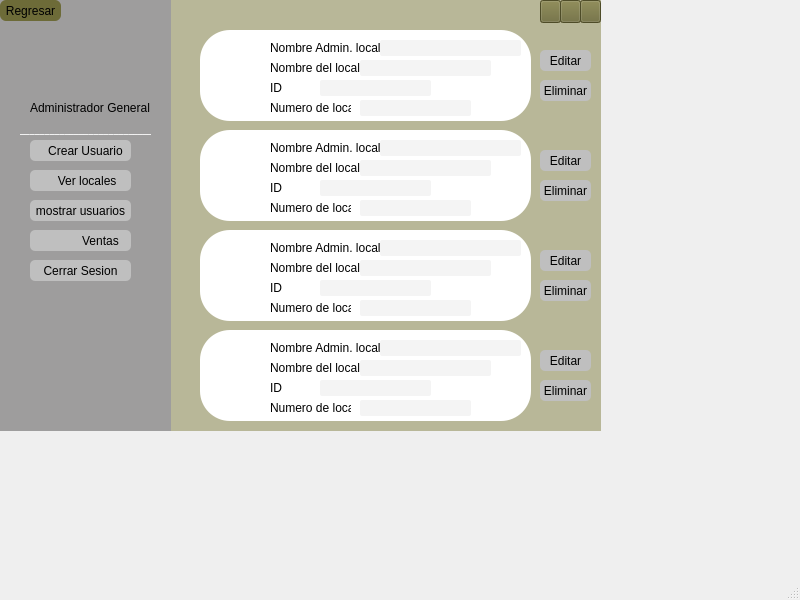
<?xml version="1.0" encoding="UTF-8"?>
<ui version="4.0">
 <class>MainWindow</class>
 <widget class="QMainWindow" name="MainWindow">
  <property name="geometry">
   <rect>
    <x>0</x>
    <y>0</y>
    <width>800</width>
    <height>600</height>
   </rect>
  </property>
  <property name="windowTitle">
   <string>MainWindow</string>
  </property>
  <widget class="QWidget" name="centralwidget">
   <widget class="QWidget" name="widget_7" native="true">
    <property name="geometry">
     <rect>
      <x>0</x>
      <y>0</y>
      <width>601</width>
      <height>431</height>
     </rect>
    </property>
    <property name="styleSheet">
     <string notr="true">background-color: rgb(184, 183, 152);
</string>
    </property>
    <widget class="QWidget" name="widget_8" native="true">
     <property name="geometry">
      <rect>
       <x>0</x>
       <y>0</y>
       <width>171</width>
       <height>431</height>
      </rect>
     </property>
     <property name="styleSheet">
      <string notr="true">background-color: rgb(158, 157, 157);
</string>
     </property>
     <widget class="QLabel" name="label_28">
      <property name="geometry">
       <rect>
        <x>50</x>
        <y>30</y>
        <width>71</width>
        <height>71</height>
       </rect>
      </property>
      <property name="mouseTracking">
       <bool>false</bool>
      </property>
      <property name="autoFillBackground">
       <bool>false</bool>
      </property>
      <property name="styleSheet">
       <string notr="true">border-radius: 10px;</string>
      </property>
      <property name="text">
       <string/>
      </property>
      <property name="pixmap">
       <pixmap>../../../imagen.png</pixmap>
      </property>
      <property name="scaledContents">
       <bool>true</bool>
      </property>
      <property name="wordWrap">
       <bool>false</bool>
      </property>
      <property name="openExternalLinks">
       <bool>false</bool>
      </property>
     </widget>
     <widget class="QLabel" name="label_41">
      <property name="geometry">
       <rect>
        <x>30</x>
        <y>100</y>
        <width>121</width>
        <height>16</height>
       </rect>
      </property>
      <property name="styleSheet">
       <string notr="true">font: 87 7pt &quot;Arial Black&quot;;</string>
      </property>
      <property name="text">
       <string>Administrador General</string>
      </property>
     </widget>
     <widget class="QPushButton" name="pushButton_18">
      <property name="geometry">
       <rect>
        <x>30</x>
        <y>140</y>
        <width>101</width>
        <height>21</height>
       </rect>
      </property>
      <property name="styleSheet">
       <string notr="true">border-radius: 5px;
font: 87 5pt &quot;Arial Black&quot;;
background-color: rgb(191, 191, 191);</string>
      </property>
      <property name="text">
       <string>   Crear Usuario</string>
      </property>
      <property name="icon">
       <iconset>
        <normaloff>../Imagenes proyecto/simbolomas.svg</normaloff>../Imagenes proyecto/simbolomas.svg</iconset>
      </property>
     </widget>
     <widget class="QPushButton" name="pushButton_19">
      <property name="geometry">
       <rect>
        <x>30</x>
        <y>170</y>
        <width>101</width>
        <height>21</height>
       </rect>
      </property>
      <property name="styleSheet">
       <string notr="true">border-radius: 5px;
font: 87 5pt &quot;Arial Black&quot;;
background-color: rgb(191, 191, 191);</string>
      </property>
      <property name="text">
       <string>    Ver locales</string>
      </property>
      <property name="icon">
       <iconset>
        <normaloff>../Imagenes proyecto/mostrarusuario.svg</normaloff>../Imagenes proyecto/mostrarusuario.svg</iconset>
      </property>
     </widget>
     <widget class="QPushButton" name="pushButton_20">
      <property name="geometry">
       <rect>
        <x>30</x>
        <y>200</y>
        <width>101</width>
        <height>21</height>
       </rect>
      </property>
      <property name="styleSheet">
       <string notr="true">border-radius: 5px;
font: 87 5pt &quot;Arial Black&quot;;
background-color: rgb(191, 191, 191);</string>
      </property>
      <property name="text">
       <string>mostrar usuarios</string>
      </property>
      <property name="icon">
       <iconset>
        <normaloff>../Imagenes proyecto/mostrarusuario.svg</normaloff>../Imagenes proyecto/mostrarusuario.svg</iconset>
      </property>
     </widget>
     <widget class="QPushButton" name="pushButton_21">
      <property name="geometry">
       <rect>
        <x>30</x>
        <y>230</y>
        <width>101</width>
        <height>21</height>
       </rect>
      </property>
      <property name="styleSheet">
       <string notr="true">border-radius: 5px;
font: 87 5pt &quot;Arial Black&quot;;
background-color: rgb(191, 191, 191);</string>
      </property>
      <property name="text">
       <string>            Ventas</string>
      </property>
      <property name="icon">
       <iconset>
        <normaloff>../Imagenes proyecto/carritodeventas.svg</normaloff>../Imagenes proyecto/carritodeventas.svg</iconset>
      </property>
     </widget>
     <widget class="QPushButton" name="pushButton_22">
      <property name="geometry">
       <rect>
        <x>30</x>
        <y>260</y>
        <width>101</width>
        <height>21</height>
       </rect>
      </property>
      <property name="styleSheet">
       <string notr="true">border-radius: 5px;
font: 87 5pt &quot;Arial Black&quot;;
background-color: rgb(191, 191, 191);</string>
      </property>
      <property name="text">
       <string>Cerrar Sesion</string>
      </property>
      <property name="icon">
       <iconset>
        <normaloff>../Imagenes proyecto/cerrarsesion.svg</normaloff>../Imagenes proyecto/cerrarsesion.svg</iconset>
      </property>
     </widget>
     <widget class="QLabel" name="label_42">
      <property name="geometry">
       <rect>
        <x>50</x>
        <y>310</y>
        <width>71</width>
        <height>71</height>
       </rect>
      </property>
      <property name="styleSheet">
       <string notr="true">border-radius: 10px;</string>
      </property>
      <property name="text">
       <string/>
      </property>
      <property name="pixmap">
       <pixmap>../../../logo.png</pixmap>
      </property>
      <property name="scaledContents">
       <bool>true</bool>
      </property>
     </widget>
     <widget class="QPushButton" name="pushButton_23">
      <property name="geometry">
       <rect>
        <x>0</x>
        <y>0</y>
        <width>61</width>
        <height>21</height>
       </rect>
      </property>
      <property name="styleSheet">
       <string notr="true">border-radius: 6px;
font: 7pt &quot;MS Shell Dlg 2&quot;;
font: 87 5pt &quot;Arial Black&quot;;
background-color: rgb(109, 107, 56);
</string>
      </property>
      <property name="text">
       <string>Regresar</string>
      </property>
      <property name="icon">
       <iconset>
        <normaloff>../Imagenes proyecto/regresar.svg</normaloff>../Imagenes proyecto/regresar.svg</iconset>
      </property>
     </widget>
     <widget class="QLabel" name="label_2">
      <property name="geometry">
       <rect>
        <x>20</x>
        <y>120</y>
        <width>131</width>
        <height>16</height>
       </rect>
      </property>
      <property name="font">
       <font>
        <family>Arial Black</family>
        <weight>75</weight>
        <bold>true</bold>
       </font>
      </property>
      <property name="styleSheet">
       <string notr="true">border: none;
color: #FFFFFF;</string>
      </property>
      <property name="text">
       <string>______________________________</string>
      </property>
     </widget>
    </widget>
    <widget class="QWidget" name="widget_9" native="true">
     <property name="geometry">
      <rect>
       <x>200</x>
       <y>30</y>
       <width>331</width>
       <height>91</height>
      </rect>
     </property>
     <property name="styleSheet">
      <string notr="true">background-color: rgb(255, 255, 255);
border-radius:30px;
border:2px soild #6B675A;</string>
     </property>
     <widget class="QLabel" name="label_43">
      <property name="geometry">
       <rect>
        <x>70</x>
        <y>10</y>
        <width>151</width>
        <height>16</height>
       </rect>
      </property>
      <property name="styleSheet">
       <string notr="true">font: 87 7pt &quot;Arial Black&quot;;
background-color: rgb(255, 255, 255);</string>
      </property>
      <property name="text">
       <string>Nombre Admin. local </string>
      </property>
     </widget>
     <widget class="QLabel" name="label_44">
      <property name="geometry">
       <rect>
        <x>70</x>
        <y>30</y>
        <width>101</width>
        <height>16</height>
       </rect>
      </property>
      <property name="styleSheet">
       <string notr="true">font: 87 7pt &quot;Arial Black&quot;;
background-color: rgb(255, 255, 255);</string>
      </property>
      <property name="text">
       <string>Nombre del local</string>
      </property>
     </widget>
     <widget class="QLabel" name="label_45">
      <property name="geometry">
       <rect>
        <x>70</x>
        <y>50</y>
        <width>41</width>
        <height>16</height>
       </rect>
      </property>
      <property name="styleSheet">
       <string notr="true">font: 87 7pt &quot;Arial Black&quot;;
background-color: rgb(255, 255, 255);</string>
      </property>
      <property name="text">
       <string>ID</string>
      </property>
     </widget>
     <widget class="QLabel" name="label_46">
      <property name="geometry">
       <rect>
        <x>70</x>
        <y>70</y>
        <width>81</width>
        <height>16</height>
       </rect>
      </property>
      <property name="styleSheet">
       <string notr="true">font: 87 7pt &quot;Arial Black&quot;;
background-color: rgb(255, 255, 255);</string>
      </property>
      <property name="text">
       <string>Numero de local</string>
      </property>
     </widget>
     <widget class="QLabel" name="label_47">
      <property name="geometry">
       <rect>
        <x>10</x>
        <y>20</y>
        <width>47</width>
        <height>51</height>
       </rect>
      </property>
      <property name="text">
       <string/>
      </property>
      <property name="pixmap">
       <pixmap>../Imagenes proyecto/imagenvista.jpg</pixmap>
      </property>
      <property name="scaledContents">
       <bool>true</bool>
      </property>
     </widget>
     <widget class="QLabel" name="label_48">
      <property name="geometry">
       <rect>
        <x>180</x>
        <y>10</y>
        <width>141</width>
        <height>16</height>
       </rect>
      </property>
      <property name="styleSheet">
       <string notr="true">border-radius:2px;
background-color: rgb(244, 244, 244);</string>
      </property>
      <property name="text">
       <string/>
      </property>
     </widget>
     <widget class="QLabel" name="label_49">
      <property name="geometry">
       <rect>
        <x>160</x>
        <y>30</y>
        <width>131</width>
        <height>16</height>
       </rect>
      </property>
      <property name="styleSheet">
       <string notr="true">border-radius:2px;
background-color: rgb(244, 244, 244);</string>
      </property>
      <property name="text">
       <string/>
      </property>
     </widget>
     <widget class="QLabel" name="label_50">
      <property name="geometry">
       <rect>
        <x>120</x>
        <y>50</y>
        <width>111</width>
        <height>16</height>
       </rect>
      </property>
      <property name="styleSheet">
       <string notr="true">border-radius:2px;
background-color: rgb(244, 244, 244);</string>
      </property>
      <property name="text">
       <string/>
      </property>
     </widget>
     <widget class="QLabel" name="label_51">
      <property name="geometry">
       <rect>
        <x>160</x>
        <y>70</y>
        <width>111</width>
        <height>16</height>
       </rect>
      </property>
      <property name="styleSheet">
       <string notr="true">border-radius:2px;
background-color: rgb(244, 244, 244);</string>
      </property>
      <property name="text">
       <string/>
      </property>
     </widget>
    </widget>
    <widget class="QPushButton" name="pushButton_24">
     <property name="geometry">
      <rect>
       <x>540</x>
       <y>50</y>
       <width>51</width>
       <height>21</height>
      </rect>
     </property>
     <property name="styleSheet">
      <string notr="true">border-radius: 5px;
font: 87 5pt &quot;Arial Black&quot;;
background-color: rgb(191, 191, 191);</string>
     </property>
     <property name="text">
      <string>Editar</string>
     </property>
     <property name="icon">
      <iconset>
       <normaloff>../Imagenes proyecto/editar.svg</normaloff>../Imagenes proyecto/editar.svg</iconset>
     </property>
    </widget>
    <widget class="QPushButton" name="pushButton_25">
     <property name="geometry">
      <rect>
       <x>540</x>
       <y>80</y>
       <width>51</width>
       <height>21</height>
      </rect>
     </property>
     <property name="styleSheet">
      <string notr="true">border-radius: 5px;
font: 87 5pt &quot;Arial Black&quot;;
background-color: rgb(191, 191, 191);</string>
     </property>
     <property name="text">
      <string>Eliminar</string>
     </property>
     <property name="icon">
      <iconset>
       <normaloff>../Imagenes proyecto/x-solid.svg</normaloff>../Imagenes proyecto/x-solid.svg</iconset>
     </property>
    </widget>
    <widget class="QPushButton" name="pushButton_32">
     <property name="geometry">
      <rect>
       <x>580</x>
       <y>0</y>
       <width>21</width>
       <height>23</height>
      </rect>
     </property>
     <property name="styleSheet">
      <string notr="true">background-color: rgb(109, 107, 56);</string>
     </property>
     <property name="text">
      <string/>
     </property>
     <property name="icon">
      <iconset>
       <normaloff>../Imagenes proyecto/x-solid.svg</normaloff>../Imagenes proyecto/x-solid.svg</iconset>
     </property>
    </widget>
    <widget class="QPushButton" name="pushButton_33">
     <property name="geometry">
      <rect>
       <x>560</x>
       <y>0</y>
       <width>21</width>
       <height>23</height>
      </rect>
     </property>
     <property name="styleSheet">
      <string notr="true">background-color: rgb(109, 107, 56);</string>
     </property>
     <property name="text">
      <string/>
     </property>
     <property name="icon">
      <iconset>
       <normaloff>../Imagenes proyecto/window-restore-regular.svg</normaloff>../Imagenes proyecto/window-restore-regular.svg</iconset>
     </property>
    </widget>
    <widget class="QPushButton" name="pushButton_34">
     <property name="geometry">
      <rect>
       <x>540</x>
       <y>0</y>
       <width>21</width>
       <height>23</height>
      </rect>
     </property>
     <property name="styleSheet">
      <string notr="true">background-color: rgb(109, 107, 56);</string>
     </property>
     <property name="text">
      <string/>
     </property>
     <property name="icon">
      <iconset>
       <normaloff>../Imagenes proyecto/minus-solid.svg</normaloff>../Imagenes proyecto/minus-solid.svg</iconset>
     </property>
    </widget>
    <widget class="QWidget" name="widget_10" native="true">
     <property name="geometry">
      <rect>
       <x>200</x>
       <y>130</y>
       <width>331</width>
       <height>91</height>
      </rect>
     </property>
     <property name="styleSheet">
      <string notr="true">background-color: rgb(255, 255, 255);
border-radius:30px;
border:2px soild #6B675A;</string>
     </property>
     <widget class="QLabel" name="label_52">
      <property name="geometry">
       <rect>
        <x>70</x>
        <y>10</y>
        <width>151</width>
        <height>16</height>
       </rect>
      </property>
      <property name="styleSheet">
       <string notr="true">font: 87 7pt &quot;Arial Black&quot;;
background-color: rgb(255, 255, 255);</string>
      </property>
      <property name="text">
       <string>Nombre Admin. local </string>
      </property>
     </widget>
     <widget class="QLabel" name="label_53">
      <property name="geometry">
       <rect>
        <x>70</x>
        <y>30</y>
        <width>101</width>
        <height>16</height>
       </rect>
      </property>
      <property name="styleSheet">
       <string notr="true">font: 87 7pt &quot;Arial Black&quot;;
background-color: rgb(255, 255, 255);</string>
      </property>
      <property name="text">
       <string>Nombre del local</string>
      </property>
     </widget>
     <widget class="QLabel" name="label_54">
      <property name="geometry">
       <rect>
        <x>70</x>
        <y>50</y>
        <width>41</width>
        <height>16</height>
       </rect>
      </property>
      <property name="styleSheet">
       <string notr="true">font: 87 7pt &quot;Arial Black&quot;;
background-color: rgb(255, 255, 255);</string>
      </property>
      <property name="text">
       <string>ID</string>
      </property>
     </widget>
     <widget class="QLabel" name="label_55">
      <property name="geometry">
       <rect>
        <x>70</x>
        <y>70</y>
        <width>81</width>
        <height>16</height>
       </rect>
      </property>
      <property name="styleSheet">
       <string notr="true">font: 87 7pt &quot;Arial Black&quot;;
background-color: rgb(255, 255, 255);</string>
      </property>
      <property name="text">
       <string>Numero de local</string>
      </property>
     </widget>
     <widget class="QLabel" name="label_56">
      <property name="geometry">
       <rect>
        <x>10</x>
        <y>20</y>
        <width>47</width>
        <height>51</height>
       </rect>
      </property>
      <property name="text">
       <string/>
      </property>
      <property name="pixmap">
       <pixmap>../Imagenes proyecto/imagenvista.jpg</pixmap>
      </property>
      <property name="scaledContents">
       <bool>true</bool>
      </property>
     </widget>
     <widget class="QLabel" name="label_57">
      <property name="geometry">
       <rect>
        <x>180</x>
        <y>10</y>
        <width>141</width>
        <height>16</height>
       </rect>
      </property>
      <property name="styleSheet">
       <string notr="true">border-radius:2px;
background-color: rgb(244, 244, 244);</string>
      </property>
      <property name="text">
       <string/>
      </property>
     </widget>
     <widget class="QLabel" name="label_58">
      <property name="geometry">
       <rect>
        <x>160</x>
        <y>30</y>
        <width>131</width>
        <height>16</height>
       </rect>
      </property>
      <property name="styleSheet">
       <string notr="true">border-radius:2px;
background-color: rgb(244, 244, 244);</string>
      </property>
      <property name="text">
       <string/>
      </property>
     </widget>
     <widget class="QLabel" name="label_59">
      <property name="geometry">
       <rect>
        <x>120</x>
        <y>50</y>
        <width>111</width>
        <height>16</height>
       </rect>
      </property>
      <property name="styleSheet">
       <string notr="true">border-radius:2px;
background-color: rgb(244, 244, 244);</string>
      </property>
      <property name="text">
       <string/>
      </property>
     </widget>
     <widget class="QLabel" name="label_60">
      <property name="geometry">
       <rect>
        <x>160</x>
        <y>70</y>
        <width>111</width>
        <height>16</height>
       </rect>
      </property>
      <property name="styleSheet">
       <string notr="true">border-radius:2px;
background-color: rgb(244, 244, 244);</string>
      </property>
      <property name="text">
       <string/>
      </property>
     </widget>
    </widget>
    <widget class="QPushButton" name="pushButton_26">
     <property name="geometry">
      <rect>
       <x>540</x>
       <y>150</y>
       <width>51</width>
       <height>21</height>
      </rect>
     </property>
     <property name="styleSheet">
      <string notr="true">border-radius: 5px;
font: 87 5pt &quot;Arial Black&quot;;
background-color: rgb(191, 191, 191);</string>
     </property>
     <property name="text">
      <string>Editar</string>
     </property>
     <property name="icon">
      <iconset>
       <normaloff>../Imagenes proyecto/editar.svg</normaloff>../Imagenes proyecto/editar.svg</iconset>
     </property>
    </widget>
    <widget class="QPushButton" name="pushButton_27">
     <property name="geometry">
      <rect>
       <x>540</x>
       <y>180</y>
       <width>51</width>
       <height>21</height>
      </rect>
     </property>
     <property name="styleSheet">
      <string notr="true">border-radius: 5px;
font: 87 5pt &quot;Arial Black&quot;;
background-color: rgb(191, 191, 191);</string>
     </property>
     <property name="text">
      <string>Eliminar</string>
     </property>
     <property name="icon">
      <iconset>
       <normaloff>../Imagenes proyecto/x-solid.svg</normaloff>../Imagenes proyecto/x-solid.svg</iconset>
     </property>
    </widget>
    <widget class="QWidget" name="widget_11" native="true">
     <property name="geometry">
      <rect>
       <x>200</x>
       <y>230</y>
       <width>331</width>
       <height>91</height>
      </rect>
     </property>
     <property name="styleSheet">
      <string notr="true">background-color: rgb(255, 255, 255);
border-radius:30px;
border:2px soild #6B675A;</string>
     </property>
     <widget class="QLabel" name="label_61">
      <property name="geometry">
       <rect>
        <x>70</x>
        <y>10</y>
        <width>151</width>
        <height>16</height>
       </rect>
      </property>
      <property name="styleSheet">
       <string notr="true">font: 87 7pt &quot;Arial Black&quot;;
background-color: rgb(255, 255, 255);</string>
      </property>
      <property name="text">
       <string>Nombre Admin. local </string>
      </property>
     </widget>
     <widget class="QLabel" name="label_62">
      <property name="geometry">
       <rect>
        <x>70</x>
        <y>30</y>
        <width>101</width>
        <height>16</height>
       </rect>
      </property>
      <property name="styleSheet">
       <string notr="true">font: 87 7pt &quot;Arial Black&quot;;
background-color: rgb(255, 255, 255);</string>
      </property>
      <property name="text">
       <string>Nombre del local</string>
      </property>
     </widget>
     <widget class="QLabel" name="label_63">
      <property name="geometry">
       <rect>
        <x>70</x>
        <y>50</y>
        <width>41</width>
        <height>16</height>
       </rect>
      </property>
      <property name="styleSheet">
       <string notr="true">font: 87 7pt &quot;Arial Black&quot;;
background-color: rgb(255, 255, 255);</string>
      </property>
      <property name="text">
       <string>ID</string>
      </property>
     </widget>
     <widget class="QLabel" name="label_64">
      <property name="geometry">
       <rect>
        <x>70</x>
        <y>70</y>
        <width>81</width>
        <height>16</height>
       </rect>
      </property>
      <property name="styleSheet">
       <string notr="true">font: 87 7pt &quot;Arial Black&quot;;
background-color: rgb(255, 255, 255);</string>
      </property>
      <property name="text">
       <string>Numero de local</string>
      </property>
     </widget>
     <widget class="QLabel" name="label_65">
      <property name="geometry">
       <rect>
        <x>10</x>
        <y>20</y>
        <width>47</width>
        <height>51</height>
       </rect>
      </property>
      <property name="text">
       <string/>
      </property>
      <property name="pixmap">
       <pixmap>../Imagenes proyecto/imagenvista.jpg</pixmap>
      </property>
      <property name="scaledContents">
       <bool>true</bool>
      </property>
     </widget>
     <widget class="QLabel" name="label_66">
      <property name="geometry">
       <rect>
        <x>180</x>
        <y>10</y>
        <width>141</width>
        <height>16</height>
       </rect>
      </property>
      <property name="styleSheet">
       <string notr="true">border-radius:2px;
background-color: rgb(244, 244, 244);</string>
      </property>
      <property name="text">
       <string/>
      </property>
     </widget>
     <widget class="QLabel" name="label_67">
      <property name="geometry">
       <rect>
        <x>160</x>
        <y>30</y>
        <width>131</width>
        <height>16</height>
       </rect>
      </property>
      <property name="styleSheet">
       <string notr="true">border-radius:2px;
background-color: rgb(244, 244, 244);</string>
      </property>
      <property name="text">
       <string/>
      </property>
     </widget>
     <widget class="QLabel" name="label_68">
      <property name="geometry">
       <rect>
        <x>120</x>
        <y>50</y>
        <width>111</width>
        <height>16</height>
       </rect>
      </property>
      <property name="styleSheet">
       <string notr="true">border-radius:2px;
background-color: rgb(244, 244, 244);</string>
      </property>
      <property name="text">
       <string/>
      </property>
     </widget>
     <widget class="QLabel" name="label_69">
      <property name="geometry">
       <rect>
        <x>160</x>
        <y>70</y>
        <width>111</width>
        <height>16</height>
       </rect>
      </property>
      <property name="styleSheet">
       <string notr="true">border-radius:2px;
background-color: rgb(244, 244, 244);</string>
      </property>
      <property name="text">
       <string/>
      </property>
     </widget>
    </widget>
    <widget class="QWidget" name="widget_12" native="true">
     <property name="geometry">
      <rect>
       <x>200</x>
       <y>330</y>
       <width>331</width>
       <height>91</height>
      </rect>
     </property>
     <property name="styleSheet">
      <string notr="true">background-color: rgb(255, 255, 255);
border-radius:30px;
border:2px soild #6B675A;</string>
     </property>
     <widget class="QLabel" name="label_70">
      <property name="geometry">
       <rect>
        <x>70</x>
        <y>10</y>
        <width>151</width>
        <height>16</height>
       </rect>
      </property>
      <property name="styleSheet">
       <string notr="true">font: 87 7pt &quot;Arial Black&quot;;
background-color: rgb(255, 255, 255);</string>
      </property>
      <property name="text">
       <string>Nombre Admin. local </string>
      </property>
     </widget>
     <widget class="QLabel" name="label_71">
      <property name="geometry">
       <rect>
        <x>70</x>
        <y>30</y>
        <width>101</width>
        <height>16</height>
       </rect>
      </property>
      <property name="styleSheet">
       <string notr="true">font: 87 7pt &quot;Arial Black&quot;;
background-color: rgb(255, 255, 255);</string>
      </property>
      <property name="text">
       <string>Nombre del local</string>
      </property>
     </widget>
     <widget class="QLabel" name="label_72">
      <property name="geometry">
       <rect>
        <x>70</x>
        <y>50</y>
        <width>41</width>
        <height>16</height>
       </rect>
      </property>
      <property name="styleSheet">
       <string notr="true">font: 87 7pt &quot;Arial Black&quot;;
background-color: rgb(255, 255, 255);</string>
      </property>
      <property name="text">
       <string>ID</string>
      </property>
     </widget>
     <widget class="QLabel" name="label_73">
      <property name="geometry">
       <rect>
        <x>70</x>
        <y>70</y>
        <width>81</width>
        <height>16</height>
       </rect>
      </property>
      <property name="styleSheet">
       <string notr="true">font: 87 7pt &quot;Arial Black&quot;;
background-color: rgb(255, 255, 255);</string>
      </property>
      <property name="text">
       <string>Numero de local</string>
      </property>
     </widget>
     <widget class="QLabel" name="label_74">
      <property name="geometry">
       <rect>
        <x>10</x>
        <y>20</y>
        <width>47</width>
        <height>51</height>
       </rect>
      </property>
      <property name="text">
       <string/>
      </property>
      <property name="pixmap">
       <pixmap>../Imagenes proyecto/imagenvista.jpg</pixmap>
      </property>
      <property name="scaledContents">
       <bool>true</bool>
      </property>
     </widget>
     <widget class="QLabel" name="label_75">
      <property name="geometry">
       <rect>
        <x>180</x>
        <y>10</y>
        <width>141</width>
        <height>16</height>
       </rect>
      </property>
      <property name="styleSheet">
       <string notr="true">border-radius:2px;
background-color: rgb(244, 244, 244);</string>
      </property>
      <property name="text">
       <string/>
      </property>
     </widget>
     <widget class="QLabel" name="label_76">
      <property name="geometry">
       <rect>
        <x>160</x>
        <y>30</y>
        <width>131</width>
        <height>16</height>
       </rect>
      </property>
      <property name="styleSheet">
       <string notr="true">border-radius:2px;
background-color: rgb(244, 244, 244);</string>
      </property>
      <property name="text">
       <string/>
      </property>
     </widget>
     <widget class="QLabel" name="label_77">
      <property name="geometry">
       <rect>
        <x>120</x>
        <y>50</y>
        <width>111</width>
        <height>16</height>
       </rect>
      </property>
      <property name="styleSheet">
       <string notr="true">border-radius:2px;
background-color: rgb(244, 244, 244);</string>
      </property>
      <property name="text">
       <string/>
      </property>
     </widget>
     <widget class="QLabel" name="label_78">
      <property name="geometry">
       <rect>
        <x>160</x>
        <y>70</y>
        <width>111</width>
        <height>16</height>
       </rect>
      </property>
      <property name="styleSheet">
       <string notr="true">border-radius:2px;
background-color: rgb(244, 244, 244);</string>
      </property>
      <property name="text">
       <string/>
      </property>
     </widget>
    </widget>
    <widget class="QPushButton" name="pushButton_28">
     <property name="geometry">
      <rect>
       <x>540</x>
       <y>250</y>
       <width>51</width>
       <height>21</height>
      </rect>
     </property>
     <property name="styleSheet">
      <string notr="true">border-radius: 5px;
font: 87 5pt &quot;Arial Black&quot;;
background-color: rgb(191, 191, 191);</string>
     </property>
     <property name="text">
      <string>Editar</string>
     </property>
     <property name="icon">
      <iconset>
       <normaloff>../Imagenes proyecto/editar.svg</normaloff>../Imagenes proyecto/editar.svg</iconset>
     </property>
    </widget>
    <widget class="QPushButton" name="pushButton_29">
     <property name="geometry">
      <rect>
       <x>540</x>
       <y>350</y>
       <width>51</width>
       <height>21</height>
      </rect>
     </property>
     <property name="styleSheet">
      <string notr="true">border-radius: 5px;
font: 87 5pt &quot;Arial Black&quot;;
background-color: rgb(191, 191, 191);</string>
     </property>
     <property name="text">
      <string>Editar</string>
     </property>
     <property name="icon">
      <iconset>
       <normaloff>../Imagenes proyecto/editar.svg</normaloff>../Imagenes proyecto/editar.svg</iconset>
     </property>
    </widget>
    <widget class="QPushButton" name="pushButton_30">
     <property name="geometry">
      <rect>
       <x>540</x>
       <y>280</y>
       <width>51</width>
       <height>21</height>
      </rect>
     </property>
     <property name="styleSheet">
      <string notr="true">border-radius: 5px;
font: 87 5pt &quot;Arial Black&quot;;
background-color: rgb(191, 191, 191);</string>
     </property>
     <property name="text">
      <string>Eliminar</string>
     </property>
     <property name="icon">
      <iconset>
       <normaloff>../Imagenes proyecto/x-solid.svg</normaloff>../Imagenes proyecto/x-solid.svg</iconset>
     </property>
    </widget>
    <widget class="QPushButton" name="pushButton_31">
     <property name="geometry">
      <rect>
       <x>540</x>
       <y>380</y>
       <width>51</width>
       <height>21</height>
      </rect>
     </property>
     <property name="styleSheet">
      <string notr="true">border-radius: 5px;
font: 87 5pt &quot;Arial Black&quot;;
background-color: rgb(191, 191, 191);</string>
     </property>
     <property name="text">
      <string>Eliminar</string>
     </property>
     <property name="icon">
      <iconset>
       <normaloff>../Imagenes proyecto/x-solid.svg</normaloff>../Imagenes proyecto/x-solid.svg</iconset>
     </property>
    </widget>
   </widget>
  </widget>
  <widget class="QMenuBar" name="menubar">
   <property name="geometry">
    <rect>
     <x>0</x>
     <y>0</y>
     <width>800</width>
     <height>22</height>
    </rect>
   </property>
  </widget>
  <widget class="QStatusBar" name="statusbar"/>
 </widget>
 <resources/>
 <connections/>
</ui>
